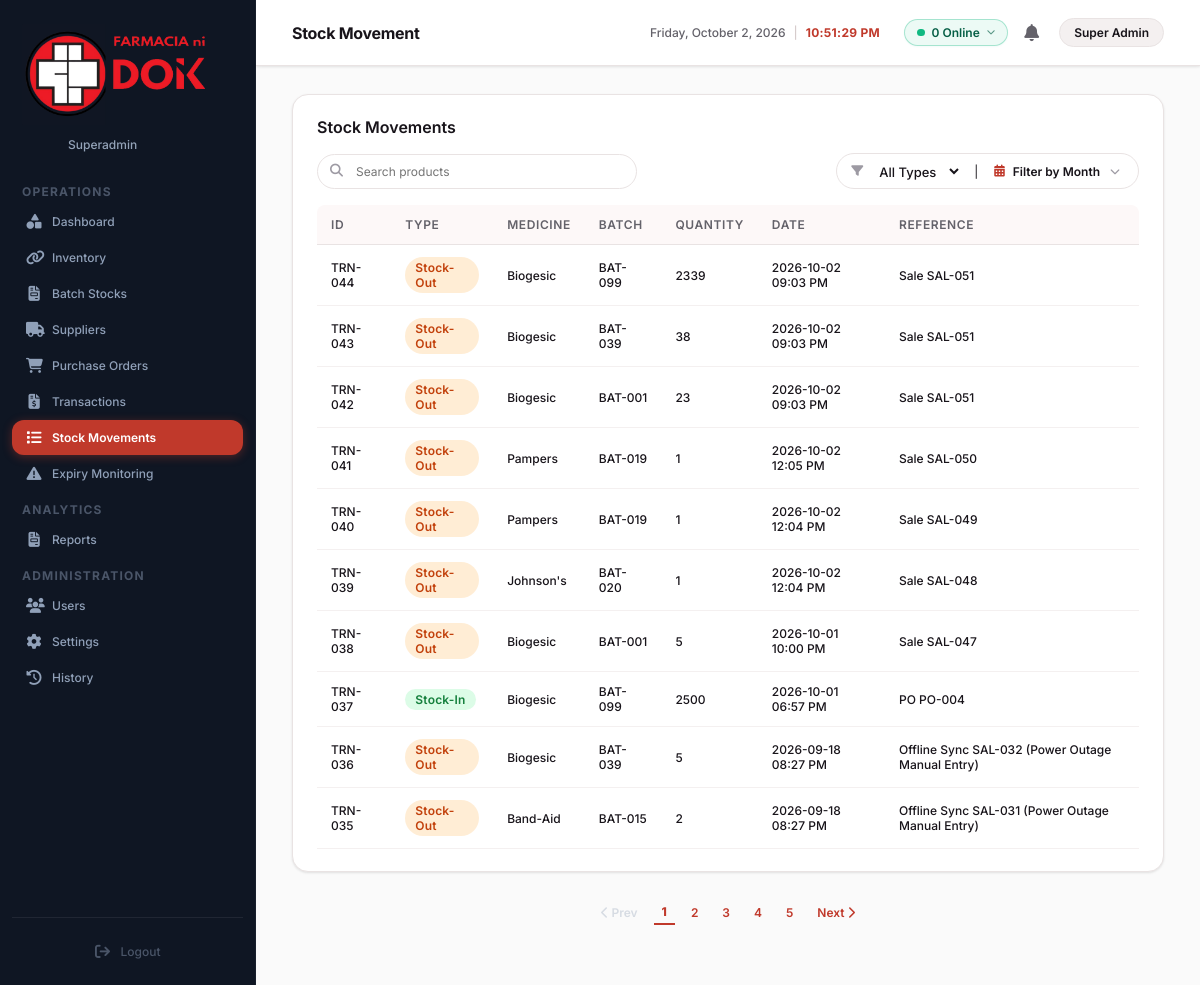
The app's page /stock_movements (signed in) with its own data.
### tables this page shows
CREATE TABLE stock_movements (
            id TEXT PRIMARY KEY,
            type TEXT NOT NULL,
            medicine_id TEXT NOT NULL,
            batch_id TEXT NOT NULL,
            quantity INTEGER NOT NULL,
            movement_date TEXT NOT NULL,
            reference TEXT NOT NULL,
            FOREIGN KEY (medicine_id) REFERENCES inventory (id),
            FOREIGN KEY (batch_id) REFERENCES batches (id)
        );

CREATE TABLE inventory (
            id TEXT PRIMARY KEY,
            generic TEXT,
            brand TEXT NOT NULL,
            category TEXT NOT NULL,
            stock INTEGER NOT NULL,
            reorder_point INTEGER NOT NULL,
            status TEXT NOT NULL,
            product_name TEXT NOT NULL,
            description TEXT NOT NULL,
            unit_of_measure TEXT NOT NULL,
            purchase_price REAL NOT NULL,
            supplier TEXT NOT NULL,
            archived_at TEXT DEFAULT NULL,
            deleted_at TEXT DEFAULT NULL
        );

### app.py (the view)
@app.route('/stock_movements')
def stock_movements():
    if not has_permission('movements_view'):
        flash('Access denied. You do not have permission to access Stock Movements.', 'warning')
        return redirect(url_for('dashboard'))
    conn = get_db_connection()
    items = conn.execute('''
        SELECT sm.id, sm.type, i.brand as medicine, sm.batch_id as batch, ABS(sm.quantity) as quantity, sm.movement_date as date, sm.reference, i.category
        FROM stock_movements sm
        JOIN inventory i ON sm.medicine_id = i.id
        ORDER BY sm.id DESC
    ''').fetchall()
    conn.close()
    return render_template('stock_movements.html', items=items, active_page='stock_movements')

### app.py (called while the page is built, shortened)
def has_permission(perm_key):
    role = session.get('role', '')
    if role in ['Superadmin', 'Owner / Pharmacist'] or 'Super' in role or 'Owner' in role:
        return True

def get_local_ip():
    try:
        s = socket.socket(socket.AF_INET, socket.SOCK_DGRAM)
        s.connect(('8.8.8.8', 80))
        ip = s.getsockname()[0]
        s.close()
        return ip
    except Exception:
        return '127.0.0.1'

@app.context_processor
def inject_system_info():
    return {'local_ip': get_local_ip()}

@app.before_request
def require_login():
    allowed_routes = ['login', 'static', 'forgot_password', 'send_otp', 'verify_otp']
    if request.endpoint not in allowed_routes and 'user_id' not in session:
        return redirect(url_for('login'))

### database.py (called while the page is built)
def get_db_path():
    if getattr(sys, 'frozen', False):
        base_dir = os.path.dirname(sys.executable)
        primary = os.path.join(base_dir, 'farmacia.db')
        if os.path.exists(primary):
            return primary
        internal = os.path.join(base_dir, '_internal', 'farmacia.db')
        if os.path.exists(internal):
            return internal
        return primary
    else:
        base_dir = os.path.dirname(os.path.abspath(__file__))
        return os.path.join(base_dir, 'farmacia.db')

def get_db_connection():
    conn = sqlite3.connect(get_db_path())
    conn.row_factory = sqlite3.Row
    return conn

### templates/stock_movements.html (shortened to what this page needs)
{% extends 'base.html' %}
{% block title %}Stock Movement{% endblock %}
{% block content %}
<div class="panel">
    <div class="panel-header" style="display: flex; flex-direction: column; gap: 16px; align-items: stretch;">
        <div style="display: flex; justify-content: space-between; align-items: center;">
            <h3 style="margin: 0;">Stock Movements</h3>
        </div>
        <div style="display: flex; gap: 12px; align-items: center; justify-content: space-between; width: 100%;">
            <div class="search-input" style="margin-bottom: 0; max-width: 320px;">
                <i class="fa-solid fa-magnifying-glass"></i>
                <input type="text" id="search-input" placeholder="Search products" maxlength="25" onkeyup="filterTable()">
            </div>
            <div class="filter-container">
                <i class="fa-solid fa-filter"></i>
                <select id="filter-type" class="filter-select" onchange="filterTable()">
                    <option value="">All Types</option>
                </select>
                <span style="color: var(--border-light); font-size: 14px; user-select: none; margin: 0 4px;">|</span>
                <div class="cal-filter-wrapper" id="stock-cal-filter"></div>
            </div>
        </div>
    </div>
    <table>
        <thead>
            <tr>
                <th>ID</th>
                <th>Type</th>
                <th>Medicine</th>
                <th>Batch</th>
                <th>Quantity</th>
                <th>Date</th>
                <th>Reference</th>
            </tr>
        </thead>
        <tbody>
            {% for item in items %}
            <tr data-type="{{ item.type }}" data-medicine="{{ item.medicine | lower }}" data-batch="{{ item.batch | lower }}" data-reference="{{ item.reference | lower }}" data-category="{{ item.category | lower }}" data-date="{{ item.date }}">
                <td>{{ item.id }}</td>
                <td>
                    <span class="status-badge {% if item.type == 'Stock-In' %}badge-stock-in{% else %}badge-stock-out{% endif %}">
                        {{ item.type }}
                    </span>
                </td>
                <td>{{ item.medicine }}</td>
                <td>{{ item.batch }}</td>
                <td>{{ item.quantity | abs }}</td>
                <td>{{ item.date }}</td>
                <td>{{ item.reference }}</td>
            </tr>
            {% endfor %}
        </tbody>
    </table>
</div>
{% endblock %}

### static/css/style.css (style rules this page uses)
:root { --accent: #c0392b; --accent-hover: #a93226; --accent-light: rgba(192, 57, 43, 0.09); --accent-muted: rgba(192, 57, 43, 0.16); --bg: #fafafa; --bg-soft: #f4f0f0; --card-bg: #ffffff; --surface: #fdf8f8; --sidebar-bg: #0f1623; --sidebar-w: 256px; --text: #18141a; --text-secondary: #64626a; --text-muted: #9d9aa3; --border: #e9e3e3; --border-strong: #d6cccc; --shadow-sm: 0 1px 3px rgba(20,16,16,0.07), 0 1px 2px rgba(20,16,16,0.04); --shadow-md: 0 4px 12px rgba(20,16,16,0.09), 0 2px 4px rgba(20,16,16,0.05); --shadow-lg: 0 12px 32px rgba(20,16,16,0.11), 0 4px 8px rgba(20,16,16,0.06); --badge-lowstock-bg: rgba(220, 38, 38, 0.10); --badge-lowstock-txt: #b91c1c; --badge-nearexpiry-bg: rgba(217, 119, 6, 0.11); --badge-nearexpiry-txt: #92400e; --badge-good-bg: rgba(16, 185, 129, 0.10); --badge-good-txt: #065f46; --badge-nostock-bg: rgba(185, 28, 28, 0.10); --badge-nostock-txt: #991b1b; --radius-sm: 8px; --radius-md: 12px; --radius-lg: 16px; --radius-xl: 20px; --radius-full: 9999px; }
* { margin: 0; padding: 0; box-sizing: border-box; }
body { font-family: 'Inter', system-ui, sans-serif; background: var(--bg); color: var(--text); -webkit-font-smoothing: antialiased; -moz-osx-font-smoothing: grayscale; }
.panel { background: var(--card-bg); border-radius: var(--radius-lg); border: 1px solid var(--border); padding: 22px 24px; box-shadow: var(--shadow-sm); margin-bottom: 20px; }
table { width: 100%; border-collapse: collapse; }
th, td { padding: 12px 14px; text-align: left; font-size: 13px; }
th { color: var(--text-secondary); font-weight: 600; text-transform: uppercase; font-size: 10.5px; letter-spacing: 0.6px; border-bottom: 1.5px solid var(--border); background: var(--surface); }
th:first-child { border-radius: var(--radius-sm) 0 0 0; }
th:last-child { border-radius: 0 var(--radius-sm) 0 0; }
td { color: var(--text); font-weight: 500; border-bottom: 1px solid var(--bg-soft); }
tbody tr { transition: background-color 0.14s; }
.status-badge { padding: 3px 10px; border-radius: var(--radius-full); font-size: 11.5px; font-weight: 600; display: inline-block; letter-spacing: 0.2px; }
.search-input { position: relative; max-width: 300px; width: 100%; }
.search-input input { padding: 9px 14px 9px 38px; width: 100%; border-radius: var(--radius-full); border: 1.5px solid var(--border); outline: none; background: var(--card-bg); font-family: inherit; font-size: 13px; color: var(--text); transition: border-color 0.18s; }
.search-input i { position: absolute; left: 13px; top: 10px; color: var(--text-muted); font-size: 13px; }
.panel-header { display: flex; justify-content: space-between; align-items: center; margin-bottom: 16px; }
.panel-header h3 { font-size: 15px; font-weight: 600; color: var(--text); }
.filter-container { display: flex; align-items: center; gap: 8px; background: var(--card-bg); border: 1.5px solid var(--border); border-radius: var(--radius-full); padding: 3px 14px; min-height: 36px; transition: border-color 0.18s; }
.filter-container i { color: var(--text-muted); font-size: 12px; flex-shrink: 0; }
.filter-select, .filter-input-date { border: none !important; background: transparent !important; color: var(--text) !important; font-size: 13px !important; font-weight: 500 !important; padding: 3px 4px !important; outline: none !important; cursor: pointer; font-family: inherit; }
.cal-filter-wrapper { position: relative; display: inline-block; }

### records on screen
stock_movements: id "TRN-044", type "Stock-Out", medicine "Biogesic", batch "BAT-099", quantity|abs "2339", date "2026-10-02 09:03 PM", reference "Sale SAL-051"
stock_movements: id "TRN-043", type "Stock-Out", medicine "Biogesic", batch "BAT-039", quantity|abs "38", date "2026-10-02 09:03 PM", reference "Sale SAL-051"
stock_movements: id "TRN-042", type "Stock-Out", medicine "Biogesic", batch "BAT-001", quantity|abs "23", date "2026-10-02 09:03 PM", reference "Sale SAL-051"
stock_movements: id "TRN-041", type "Stock-Out", medicine "Pampers", batch "BAT-019", quantity|abs "1", date "2026-10-02 12:05 PM", reference "Sale SAL-050"
stock_movements: id "TRN-040", type "Stock-Out", medicine "Pampers", batch "BAT-019", quantity|abs "1", date "2026-10-02 12:04 PM", reference "Sale SAL-049"
stock_movements: id "TRN-039", type "Stock-Out", medicine "Johnson's", batch "BAT-020", quantity|abs "1", date "2026-10-02 12:04 PM", reference "Sale SAL-048"
stock_movements: id "TRN-038", type "Stock-Out", medicine "Biogesic", batch "BAT-001", quantity|abs "5", date "2026-10-01 10:00 PM", reference "Sale SAL-047"
stock_movements: id "TRN-037", type "Stock-In", medicine "Biogesic", batch "BAT-099", quantity|abs "2500", date "2026-10-01 06:57 PM", reference "PO PO-004"
stock_movements: id "TRN-036", type "Stock-Out", medicine "Biogesic", batch "BAT-039", quantity|abs "5", date "2026-09-18 08:27 PM", reference "Offline Sync SAL-032 (Power Outage Manual Entry)"
stock_movements: id "TRN-035", type "Stock-Out", medicine "Band-Aid", batch "BAT-015", quantity|abs "2", date "2026-09-18 08:27 PM", reference "Offline Sync SAL-031 (Power Outage Manual Entry)"

### other values on screen
{{ session.get('role', 'Owner / Pharmacist') }} "Superadmin"
{{ session.get('name', session.get('role', 'User')) }} "Super Admin"
